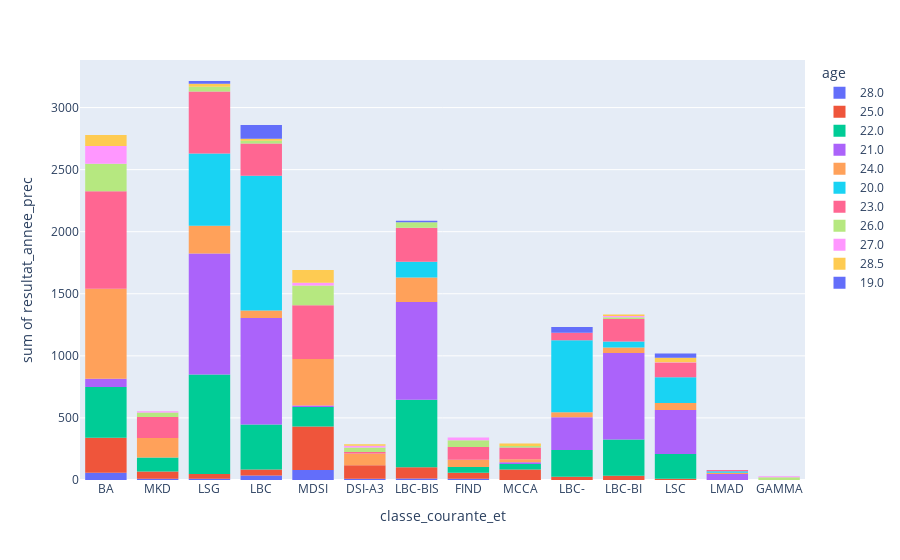

Notebook source saved alongside this figure:
### Markdown cell above
#### Summary statistics

### Code cell
#create with plotly histogram histfunc=sum  color=smoker
fig = px.histogram(df_copy, x='classe_courante_et', y='resultat_annee_prec', histfunc='sum', color='age')
fig.show()

### Figure 1 — Plotly figure (JSON) as saved in the notebook; plotly's stock layout.template omitted (floating-point values rounded to 4 significant figures; data arrays with more than 128 entries replaced by an {"elided": "..."} marker saying what was removed)
{"data": [{"alignmentgroup": "True", "bingroup": "x", "histfunc": "sum", "hovertemplate": "age=28.0<br>classe_courante_et=%{x}<br>sum of resultat_annee_prec=%{y}<extra></extra>", "legendgroup": "28.0", "marker": {"color": "#636efa", "pattern": {"shape": ""}}, "name": "28.0", "offsetgroup": "28.0", "orientation": "v", "showlegend": true, "type": "histogram", "x": ["BA", "MKD", "BA", "LSG", "BA", "LBC", "LBC", "LBC", "MDSI", "MDSI", "MDSI", "DSI-A3", "MDSI", "MDSI", "BA", "LBC-BIS", "MDSI", "MDSI", "FIND", "LBC", "BA"], "xaxis": "x", "y": [11, 11, 12, 11, 13, 13, 11, 1, 11, 11, 12, 11, 12, 11, 11, 12, 13, 11, 11, 12, 11], "yaxis": "y"}, {"alignmentgroup": "True", "bingroup": "x", "histfunc": "sum", "hovertemplate": "age=25.0<br>classe_courante_et=%{x}<br>sum of resultat_annee_prec=%{y}<extra></extra>", "legendgroup": "25.0", "marker": {"color": "#EF553B", "pattern": {"shape": ""}}, "name": "25.0", "offsetgroup": "25.0", "orientation": "v", "showlegend": true, "type": "histogram", "x": ["MDSI", "LSG", "BA", "MDSI", "BA", "MDSI", "MDSI", "BA", "MCCA", "MDSI", "MCCA", "MDSI", "BA", "BA", "LBC-BIS", "MDSI", "MDSI", "BA", "MDSI", "MDSI", "LBC-BIS", "MDSI", "DSI-A3", "LBC-BIS", "BA", "BA", "MDSI", "MDSI", "LBC", "BA", "MDSI", "BA", "MDSI", "MDSI", "LBC-BIS", "MDSI", "LBC-", "LBC-BI", "DSI-A3", "MDSI", "MKD", "MDSI", "LBC-", "MDSI", "FIND", "LBC-", "BA", "BA", "LBC", "MKD", "MDSI", "BA", "MDSI", "MDSI", "DSI-A3", "MCCA", "LBC-BIS", "BA", "BA", "LBC-BI", "MDSI", "LBC-BI", "DSI-A3", "BA", "MDSI", "LSC", "MDSI", "LBC", "FIND", "LBC", "LSG", "MKD", "MDSI", "MCCA", "LBC-", "BA", "LBC-", "MKD", "MDSI", "LSG", "MCCA", "DSI-A3", "BA", "BA", "LBC-BIS", "BA", "BA", "BA", "BA", "FIND", "MCCA", "DSI-A3", "DSI-A3", "MCCA", "FIND", "MDSI", "BA", "LBC-BIS", "MDSI", "BA", "LBC", "MDSI", "DSI-A3", "MKD", "DSI-A3", "LBC-BIS", "MDSI"], "xaxis": "x", "y": [11, 12, 13, 11, 12, 11, 11, 11, 12, 11, 12, 11, 11, 11, 11, 11, 12, 12, 11, 12, 12, 11, 11, 12, 11, 11, 11, 11, 13, 11, 11, 12, 11, 13, 11, 12, 1, 11, 11, 12, 11, 11, 1, 11, 12, 12, 1, 11, 1, 11, 11, 12, 13, 11, 11, 11, 11, 12, 11, 12, 1, 11, 14, 12, 11, 11, 11, 11, 13, 12, 12, 12, 11, 12, 0, 13, 13, 12, 11, 13, 13, 11, 11, 11, 11, 13, 11, 11, 14, 11, 13, 11, 12, 11, 11, 11, 14, 12, 11, 11, 11, 11, 13, 12, 13, 11, 11], "yaxis": "y"}, {"alignmentgroup": "True", "bingroup": "x", "histfunc": "sum", "hovertemplate": "age=22.0<br>classe_courante_et=%{x}<br>sum of resultat_annee_prec=%{y}<extra></extra>", "legendgroup": "22.0", "marker": {"color": "#00cc96", "pattern": {"shape": ""}}, "name": "22.0", "offsetgroup": "22.0", "orientation": "v", "showlegend": true, "type": "histogram", "x": {"elided": "308 str values"}, "xaxis": "x", "y": {"elided": "308 int values"}, "yaxis": "y"}, {"alignmentgroup": "True", "bingroup": "x", "histfunc": "sum", "hovertemplate": "age=21.0<br>classe_courante_et=%{x}<br>sum of resultat_annee_prec=%{y}<extra></extra>", "legendgroup": "21.0", "marker": {"color": "#ab63fa", "pattern": {"shape": ""}}, "name": "21.0", "offsetgroup": "21.0", "orientation": "v", "showlegend": true, "type": "histogram", "x": {"elided": "392 str values"}, "xaxis": "x", "y": {"elided": "392 int values"}, "yaxis": "y"}, {"alignmentgroup": "True", "bingroup": "x", "histfunc": "sum", "hovertemplate": "age=24.0<br>classe_courante_et=%{x}<br>sum of resultat_annee_prec=%{y}<extra></extra>", "legendgroup": "24.0", "marker": {"color": "#FFA15A", "pattern": {"shape": ""}}, "name": "24.0", "offsetgroup": "24.0", "orientation": "v", "showlegend": true, "type": "histogram", "x": {"elided": "193 str values"}, "xaxis": "x", "y": {"elided": "193 int values"}, "yaxis": "y"}, {"alignmentgroup": "True", "bingroup": "x", "histfunc": "sum", "hovertemplate": "age=20.0<br>classe_courante_et=%{x}<br>sum of resultat_annee_prec=%{y}<extra></extra>", "legendgroup": "20.0", "marker": {"color": "#19d3f3", "pattern": {"shape": ""}}, "name": "20.0", "offsetgroup": "20.0", "orientation": "v", "showlegend": true, "type": "histogram", "x": {"elided": "253 str values"}, "xaxis": "x", "y": {"elided": "253 int values"}, "yaxis": "y"}, {"alignmentgroup": "True", "bingroup": "x", "histfunc": "sum", "hovertemplate": "age=23.0<br>classe_courante_et=%{x}<br>sum of resultat_annee_prec=%{y}<extra></extra>", "legendgroup": "23.0", "marker": {"color": "#FF6692", "pattern": {"shape": ""}}, "name": "23.0", "offsetgroup": "23.0", "orientation": "v", "showlegend": true, "type": "histogram", "x": {"elided": "278 str values"}, "xaxis": "x", "y": {"elided": "278 int values"}, "yaxis": "y"}, {"alignmentgroup": "True", "bingroup": "x", "histfunc": "sum", "hovertemplate": "age=26.0<br>classe_courante_et=%{x}<br>sum of resultat_annee_prec=%{y}<extra></extra>", "legendgroup": "26.0", "marker": {"color": "#B6E880", "pattern": {"shape": ""}}, "name": "26.0", "offsetgroup": "26.0", "orientation": "v", "showlegend": true, "type": "histogram", "x": ["MDSI", "BA", "MDSI", "MDSI", "GAMMA", "BA", "BA", "MDSI", "BA", "MDSI", "LSG", "BA", "MDSI", "MKD", "FIND", "MCCA", "MDSI", "MDSI", "BA", "DSI-A3", "LBC", "MDSI", "MDSI", "BA", "LBC-BI", "BA", "LBC", "BA", "LSG", "MDSI", "FIND", "LSG", "FIND", "BA", "LSG", "BA", "MKD", "LBC-BIS", "MKD", "LBC-BIS", "BA", "BA", "MDSI", "MDSI", "BA", "FIND", "LBC-BIS", "MDSI", "BA", "DSI-A3", "BA", "BA", "BA", "MDSI", "GAMMA", "FIND", "BA", "DSI-A3", "LBC-BIS", "LBC"], "xaxis": "x", "y": [11, 11, 11, 11, 12, 13, 11, 11, 6, 11, 11, 13, 1, 13, 8, 12, 11, 11, 13, 13, 11, 11, 11, 11, 14, 11, 11, 11, 13, 11, 11, 2, 13, 11, 11, 12, 12, 11, 11, 11, 13, 14, 13, 12, 13, 13, 13, 11, 13, 11, 12, 13, 8, 12, 11, 11, 13, 12, 11, 0], "yaxis": "y"}, {"alignmentgroup": "True", "bingroup": "x", "histfunc": "sum", "hovertemplate": "age=27.0<br>classe_courante_et=%{x}<br>sum of resultat_annee_prec=%{y}<extra></extra>", "legendgroup": "27.0", "marker": {"color": "#FF97FF", "pattern": {"shape": ""}}, "name": "27.0", "offsetgroup": "27.0", "orientation": "v", "showlegend": true, "type": "histogram", "x": ["MKD", "BA", "BA", "BA", "BA", "MDSI", "LSC", "BA", "BA", "GAMMA", "LBC", "DSI-A3", "BA", "MDSI", "LBC", "BA", "FIND", "BA", "BA", "FIND", "LBC-BI", "BA", "BA"], "xaxis": "x", "y": [11, 12, 12, 13, 11, 11, 1, 11, 11, 8, 0, 13, 12, 11, 1, 11, 11, 12, 12, 11, 11, 13, 13], "yaxis": "y"}, {"alignmentgroup": "True", "bingroup": "x", "histfunc": "sum", "hovertemplate": "age=28.5<br>classe_courante_et=%{x}<br>sum of resultat_annee_prec=%{y}<extra></extra>", "legendgroup": "28.5", "marker": {"color": "#FECB52", "pattern": {"shape": ""}}, "name": "28.5", "offsetgroup": "28.5", "orientation": "v", "showlegend": true, "type": "histogram", "x": ["MDSI", "BA", "MDSI", "MDSI", "MCCA", "LSC", "LBC-BI", "LSC", "MDSI", "BA", "BA", "MDSI", "LSC", "LSG", "BA", "LSG", "MCCA", "MDSI", "MDSI", "MDSI", "BA", "LBC", "DSI-A3", "MDSI", "BA", "BA"], "xaxis": "x", "y": [11, 11, 11, 12, 11, 11, 12, 15, 11, 12, 14, 11, 11, 13, 14, 11, 11, 11, 12, 13, 14, 15, 12, 11, 11, 13], "yaxis": "y"}, {"alignmentgroup": "True", "bingroup": "x", "histfunc": "sum", "hovertemplate": "age=19.0<br>classe_courante_et=%{x}<br>sum of resultat_annee_prec=%{y}<extra></extra>", "legendgroup": "19.0", "marker": {"color": "#636efa", "pattern": {"shape": ""}}, "name": "19.0", "offsetgroup": "19.0", "orientation": "v", "showlegend": true, "type": "histogram", "x": ["LBC", "LSG", "LSC", "LBC", "LBC", "LSC", "LBC", "LSG", "LBC", "LBC", "LBC", "LSG", "LBC-", "LBC-", "LBC", "LBC", "LBC-", "LBC", "LBC-", "LBC", "LBC-BIS", "LBC-", "LSC", "LBC"], "xaxis": "x", "y": [11, 1, 11, 11, 8, 11, 11, 11, 11, 12, 1, 11, 12, 12, 1, 11, 11, 12, 1, 8, 12, 11, 11, 14], "yaxis": "y"}], "layout": {"barmode": "relative", "legend": {"title": {"text": "age"}, "tracegroupgap": 0}, "margin": {"t": 60}, "xaxis": {"anchor": "y", "domain": [0, 1], "title": {"text": "classe_courante_et"}}, "yaxis": {"anchor": "x", "domain": [0, 1], "title": {"text": "sum of resultat_annee_prec"}}}}
